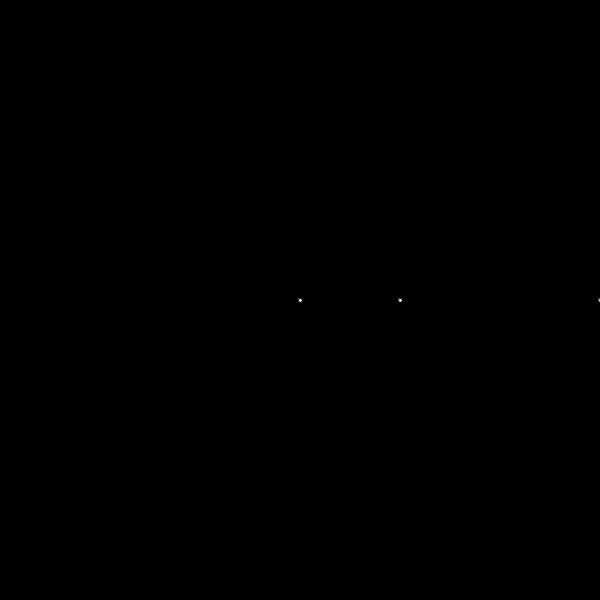
Frame 1 (no input)
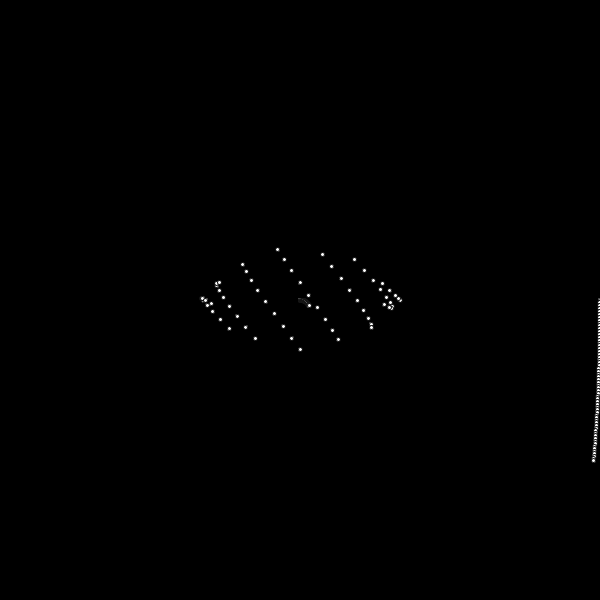
Frame 60 (the mouse pressed at the canvas centre just before this capture)
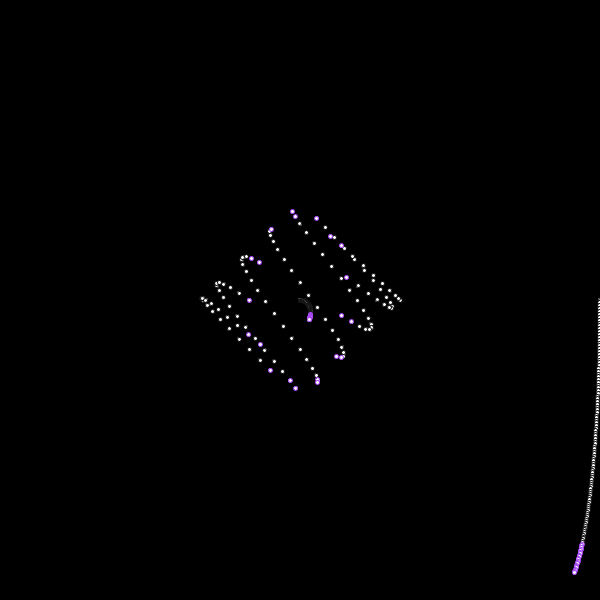
Frame 120 (the mouse held since frame 60 and released just before this capture)

The Processing sketch that drew these frames (run headless with seeded random() and noise(); from frame 60 on, the mouse is pressed at the canvas centre):

// Processing sketch: w11_team_graph
// ── w11_team_graph.pde
float angle, xOffset, yOffset;
int dotDiameter;
int sinAmplitude;
int circRadius;
float petalAngle;
int petalRadius;

void setup() {
  size(600, 600);
  background(0);
  frameRate(200);

  dotDiameter = 4;
  sinAmplitude = 100;
  circRadius = 100;
  petalAngle = 0;
  petalRadius = 100;
  angle = 0;
  stroke(20);
}//setup

void draw() {
  changeColor();
  drawPattern(petalAngle, petalRadius, sinAmplitude*3, circRadius*3);
  otherGraph (angle, sinAmplitude, xOffset, yOffset);
  drawSpiral(xOffset, yOffset, angle);
  angle += 0.05;
  petalAngle += 0.05;
}

void drawPattern(float degrees, float radius, float xOffset, float yOffset) {
  xOffset = 3*radius * cos(radians(4 * degrees)) + xOffset;
  yOffset = 3*radius * sin(radians(11 * degrees)) + yOffset;
  circle(xOffset, yOffset, dotDiameter);
}

void changeColor() {
  if (frameCount % 100 == 0) {
    int randomR = int(random(0, 255));
    int randomG = int(random(0, 255));
    int randomB = int(random(0, 255));
    stroke(randomR, randomG, randomB);
  }
}
void otherGraph (float degrees, int r, float x, float y) {
  xOffset = width/2;
  yOffset = height/2;
  y = r * sin (sinAmplitude *(radians (degrees)))* sin(radians(degrees));
  x = r * cos(radians(degrees)) * cos (sinAmplitude * (radians (degrees)));
  circle (x+xOffset, y + yOffset, dotDiameter);
}

void drawSpiral(float xOffset, float yOffset, float radius) {
  xOffset=width/2;
  yOffset=height/2;
  float xSpiral=xOffset+radius*cos(radians(angle))/3;
  float ySpiral=yOffset+radius*sin(radians(angle))/3;
  circle(xSpiral,ySpiral,dotDiameter);
  angle +=0.5;
}
